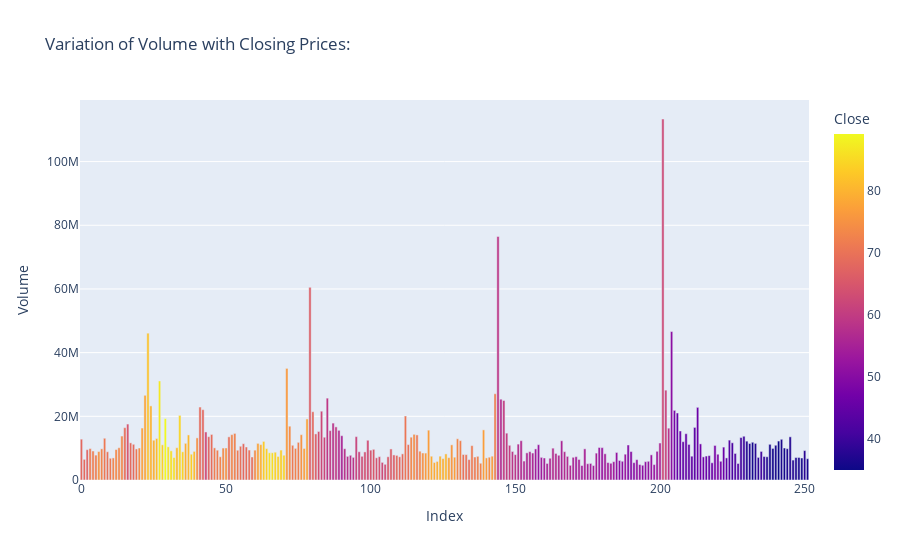

Notebook code for this chart:
### Markdown cell above
![3.png](attachment:3.png)

### Code cell
fig = px.bar(df, y="Volume", color = "Close", title = 'Variation of Volume with Closing Prices: ', color_discrete_sequence=px.colors.qualitative.Prism, labels = {'index': 'Index'})
fig.show()

### Figure 1 — Plotly figure (JSON) as saved in the notebook; plotly's stock layout.template omitted (floating-point values rounded to 4 significant figures; data arrays with more than 128 entries replaced by an {"elided": "..."} marker saying what was removed)
{"data": [{"alignmentgroup": "True", "hovertemplate": "Index=%{x}<br>Volume=%{y}<br>Close=%{marker.color}<extra></extra>", "legendgroup": "", "marker": {"color": {"elided": "252 float values"}, "coloraxis": "coloraxis", "pattern": {"shape": ""}}, "name": "", "offsetgroup": "", "orientation": "v", "showlegend": false, "textposition": "auto", "type": "bar", "x": {"elided": "252 int values"}, "xaxis": "x", "y": {"elided": "252 int values"}, "yaxis": "y"}], "layout": {"barmode": "relative", "coloraxis": {"colorbar": {"title": {"text": "Close"}}, "colorscale": [[0, "#0d0887"], [0.1111, "#46039f"], [0.2222, "#7201a8"], [0.3333, "#9c179e"], [0.4444, "#bd3786"], [0.5556, "#d8576b"], [0.6667, "#ed7953"], [0.7778, "#fb9f3a"], [0.8889, "#fdca26"], [1, "#f0f921"]]}, "legend": {"tracegroupgap": 0}, "title": {"text": "Variation of Volume with Closing Prices: "}, "xaxis": {"anchor": "y", "domain": [0, 1], "title": {"text": "Index"}}, "yaxis": {"anchor": "x", "domain": [0, 1], "title": {"text": "Volume"}}}}
